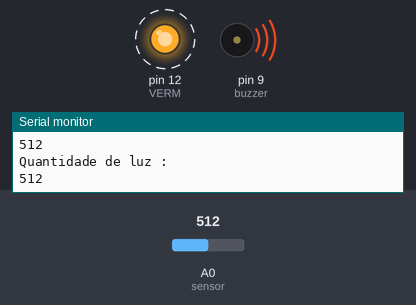
A sketch run on a simulated Arduino Uno, built with avr-gcc and run on an emulated ATmega328P. Parts: output pins drawn as LEDs (lit = HIGH), buzzer (waves = sounding), the last lines printed to the serial monitor. Dashed ring = blinking. The test bench sets the inputs (shaded band); at power-on: A0 (sensor) = 512. Pins used as bus, display or sensor lines are not drawn.

Above: at 2.3 s.
2.4 s: A0 (sensor) set to 110
5.9 s: A0 (sensor) set to 94
At 6.9 s:
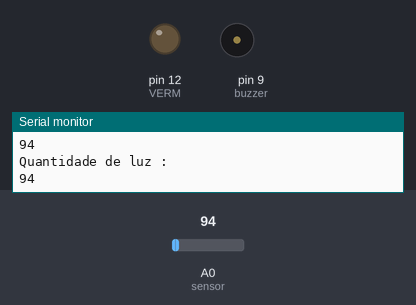
8.0 s: A0 (sensor) set to 122
At 8.5 s:
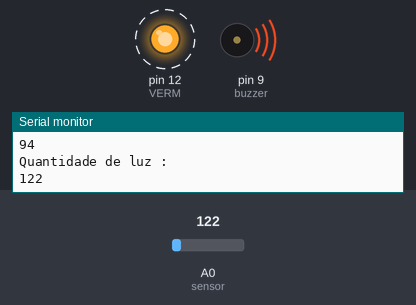
13.0 s: A0 (sensor) set to 90
At 14.0 s:
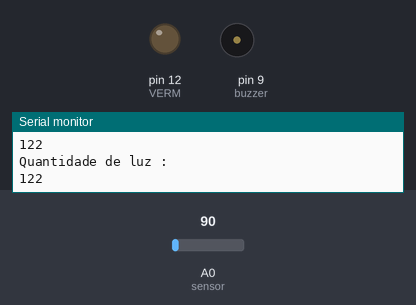
Timing chart, 0 to 16.0 s (numbered marks = the images above; inputs shaded):
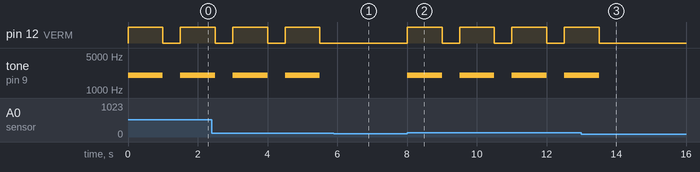

The sketch:

DESP.ino
```cpp
int VERD = 13; //define o pino de entrada do led verde
int VERM = 12; //define o pino de entrada do led vermelho
int buzzer = 9; // define o pino de entrada do buzzer
float seno; // cria a variavel seno
int frequencia; // cria a variavel frequencia
int x = 0; //define a variavel x

void setup() {
  pinMode(VERD, OUTPUT); //inicia o led verde
  pinMode(VERM, OUTPUT); //inicia o led vermelho
  pinMode(buzzer, OUTPUT); //Inicia o Buzzer
  Serial.begin(9600);  //define a faixa de comunicaçao com o serial.

}

void loop() {
  int value = analogRead(A0); //faz a leitura da quatidade de luz atraves do sensor no pino A0
  Serial.println("Quantidade de luz : ");  // mostra o texto
  Serial.println(value); //mostra a quantidade de luz capitada pelo sensor
  digitalWrite(VERD, HIGH); //liga o led verde
  if (value > 100) {
    digitalWrite(VERD, LOW); //desliga o led verde
    digitalWrite(VERM, HIGH); //liga o led vermelho
    seno = (sin(x * 3.1416 / 180)); //define o valor do seno
    //gera uma frequência a partir do valor do seno
    frequencia = 2000 + (int(seno * 1000)); //define o valor da frequencia
    tone(buzzer, frequencia); //inicia o buzzer
    delay(1000); //espera 1 segundo
    noTone (buzzer); //desliga o buzzer
    digitalWrite(VERM, LOW); //desliga o led vermelho
  }
  delay(500); //espera 0.5 segundos
}
```

Measured:
- the behaviour switches between 101 and 100 on A0 (sensor) (found by bisection; images 0 and 1)
- after the input at 5.9 s, pin 12 (VERM): stays LOW (without the input it goes to HIGH after 0.10 s); tone on pin 9 (buzzer): stays silent (without the input it goes to 2000 Hz after 0.10 s)
- after the input at 8.0 s, pin 12 (VERM): alternates HIGH for 1.0 s and LOW for 0.50 s, starting at once; tone on pin 9 (buzzer): alternates 2000 Hz for 1.0 s and silent for 0.50 s, starting at once
- after the input at 13.0 s, pin 12 (VERM): goes on until 13.5 s, then stays LOW; tone on pin 9 (buzzer): goes on until 13.5 s, then stays silent
- by itself, pin 12 (VERM): alternates HIGH for 1.0 s and LOW for 0.50 s
- by itself, tone on pin 9 (buzzer): alternates 2000 Hz for 1.0 s and silent for 0.50 s
